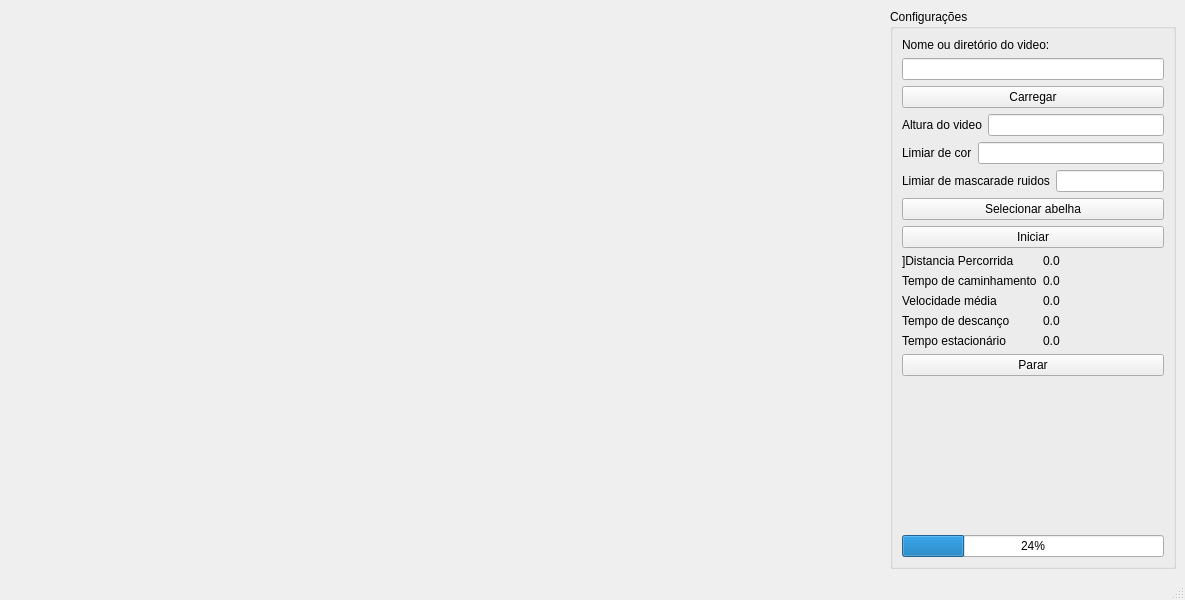
<?xml version="1.0" encoding="UTF-8"?>
<ui version="4.0">
 <class>MainWindow</class>
 <widget class="QMainWindow" name="MainWindow">
  <property name="geometry">
   <rect>
    <x>0</x>
    <y>0</y>
    <width>1185</width>
    <height>600</height>
   </rect>
  </property>
  <property name="sizePolicy">
   <sizepolicy hsizetype="Expanding" vsizetype="Expanding">
    <horstretch>0</horstretch>
    <verstretch>0</verstretch>
   </sizepolicy>
  </property>
  <property name="windowTitle">
   <string>MainWindow</string>
  </property>
  <widget class="QWidget" name="centralwidget">
   <property name="sizePolicy">
    <sizepolicy hsizetype="Expanding" vsizetype="Expanding">
     <horstretch>0</horstretch>
     <verstretch>0</verstretch>
    </sizepolicy>
   </property>
   <layout class="QHBoxLayout" name="horizontalLayout_4">
    <item>
     <widget class="QLabel" name="label">
      <property name="enabled">
       <bool>true</bool>
      </property>
      <property name="sizePolicy">
       <sizepolicy hsizetype="Expanding" vsizetype="Expanding">
        <horstretch>60</horstretch>
        <verstretch>0</verstretch>
       </sizepolicy>
      </property>
      <property name="text">
       <string/>
      </property>
     </widget>
    </item>
    <item>
     <widget class="QGroupBox" name="groupBox_2">
      <property name="enabled">
       <bool>true</bool>
      </property>
      <property name="sizePolicy">
       <sizepolicy hsizetype="Expanding" vsizetype="Expanding">
        <horstretch>0</horstretch>
        <verstretch>0</verstretch>
       </sizepolicy>
      </property>
      <property name="maximumSize">
       <size>
        <width>300</width>
        <height>16777215</height>
       </size>
      </property>
      <property name="title">
       <string>Configurações</string>
      </property>
      <layout class="QVBoxLayout" name="verticalLayout_3">
       <item>
        <layout class="QVBoxLayout" name="verticalLayout">
         <item>
          <widget class="QLabel" name="labelNome">
           <property name="text">
            <string>Nome ou diretório do video:</string>
           </property>
          </widget>
         </item>
         <item>
          <widget class="QLineEdit" name="diretorio">
           <property name="text">
            <string/>
           </property>
          </widget>
         </item>
         <item>
          <widget class="QPushButton" name="carregar">
           <property name="text">
            <string>Carregar</string>
           </property>
          </widget>
         </item>
        </layout>
       </item>
       <item>
        <layout class="QVBoxLayout" name="verticalLayout_2">
         <item>
          <layout class="QHBoxLayout" name="horizontalLayout">
           <item>
            <widget class="QLabel" name="labelAltura">
             <property name="text">
              <string>Altura do video</string>
             </property>
            </widget>
           </item>
           <item>
            <widget class="QLineEdit" name="alturavideo">
             <property name="text">
              <string/>
             </property>
            </widget>
           </item>
          </layout>
         </item>
         <item>
          <layout class="QHBoxLayout" name="horizontalLayout_2">
           <item>
            <widget class="QLabel" name="labelLimiarcor">
             <property name="text">
              <string>Limiar de cor</string>
             </property>
            </widget>
           </item>
           <item>
            <widget class="QLineEdit" name="limiarcor">
             <property name="text">
              <string/>
             </property>
            </widget>
           </item>
          </layout>
         </item>
         <item>
          <layout class="QHBoxLayout" name="horizontalLayout_3">
           <item>
            <widget class="QLabel" name="labelLimiarmascara">
             <property name="text">
              <string>Limiar de mascarade ruidos</string>
             </property>
            </widget>
           </item>
           <item>
            <widget class="QLineEdit" name="Limiarmascara">
             <property name="text">
              <string/>
             </property>
            </widget>
           </item>
          </layout>
         </item>
        </layout>
       </item>
       <item>
        <widget class="QPushButton" name="selecionarAelha">
         <property name="sizePolicy">
          <sizepolicy hsizetype="MinimumExpanding" vsizetype="Fixed">
           <horstretch>0</horstretch>
           <verstretch>0</verstretch>
          </sizepolicy>
         </property>
         <property name="text">
          <string>Selecionar abelha</string>
         </property>
        </widget>
       </item>
       <item>
        <widget class="QPushButton" name="iniciar">
         <property name="text">
          <string>Iniciar</string>
         </property>
        </widget>
       </item>
       <item>
        <layout class="QGridLayout" name="gridLayout_4">
         <item row="2" column="0">
          <widget class="QLabel" name="labeltempcaminhamento">
           <property name="text">
            <string>Tempo de caminhamento</string>
           </property>
          </widget>
         </item>
         <item row="8" column="1">
          <widget class="QLabel" name="tempoestacionario">
           <property name="text">
            <string>0.0</string>
           </property>
          </widget>
         </item>
         <item row="7" column="0">
          <widget class="QLabel" name="labeltempodescanco">
           <property name="text">
            <string>Tempo de descanço</string>
           </property>
          </widget>
         </item>
         <item row="0" column="0">
          <widget class="QLabel" name="labeldistanciapercorrida">
           <property name="text">
            <string>]Distancia Percorrida</string>
           </property>
          </widget>
         </item>
         <item row="8" column="0">
          <widget class="QLabel" name="labeltempoestacionario">
           <property name="text">
            <string>Tempo estacionário</string>
           </property>
          </widget>
         </item>
         <item row="7" column="1">
          <widget class="QLabel" name="tempodescanco">
           <property name="text">
            <string>0.0</string>
           </property>
          </widget>
         </item>
         <item row="0" column="1">
          <widget class="QLabel" name="distaciaPercrrida">
           <property name="text">
            <string>0.0</string>
           </property>
          </widget>
         </item>
         <item row="5" column="1">
          <widget class="QLabel" name="velocidademedia">
           <property name="text">
            <string>0.0</string>
           </property>
          </widget>
         </item>
         <item row="2" column="1">
          <widget class="QLabel" name="tempocaminhamento">
           <property name="text">
            <string>0.0</string>
           </property>
          </widget>
         </item>
         <item row="5" column="0">
          <widget class="QLabel" name="labelvelocidademedia">
           <property name="text">
            <string>Velocidade média</string>
           </property>
          </widget>
         </item>
        </layout>
       </item>
       <item>
        <widget class="QPushButton" name="pushButton">
         <property name="text">
          <string>Parar</string>
         </property>
        </widget>
       </item>
       <item>
        <spacer name="verticalSpacer">
         <property name="orientation">
          <enum>Qt::Vertical</enum>
         </property>
         <property name="sizeHint" stdset="0">
          <size>
           <width>20</width>
           <height>132</height>
          </size>
         </property>
        </spacer>
       </item>
       <item>
        <widget class="QProgressBar" name="progressBar">
         <property name="value">
          <number>24</number>
         </property>
        </widget>
       </item>
      </layout>
     </widget>
    </item>
   </layout>
  </widget>
  <widget class="QMenuBar" name="menubar">
   <property name="geometry">
    <rect>
     <x>0</x>
     <y>0</y>
     <width>1185</width>
     <height>21</height>
    </rect>
   </property>
  </widget>
  <widget class="QStatusBar" name="statusbar"/>
 </widget>
 <resources/>
 <connections/>
</ui>
